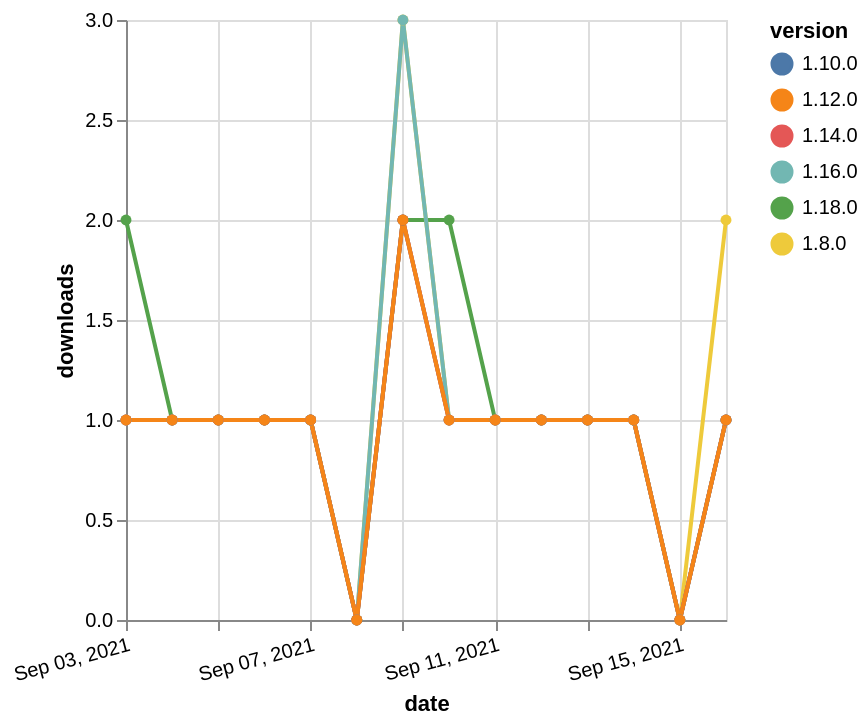

The specification (Vega-Lite) saved for this image:
### Vega-Lite specification from a JSON file in a GitHub repository (floating-point values rounded to 4 significant figures)
{"$schema": "https://vega.github.io/schema/vega-lite/v5.json", "description": "A simple bar chart with embedded data.", "data": {"values": [{"date": "2021-09-03", "total": 119, "delta": 2, "version": "1.18.0"}, {"date": "2021-09-04", "total": 120, "delta": 1, "version": "1.18.0"}, {"date": "2021-09-05", "total": 121, "delta": 1, "version": "1.18.0"}, {"date": "2021-09-06", "total": 122, "delta": 1, "version": "1.18.0"}, {"date": "2021-09-07", "total": 123, "delta": 1, "version": "1.18.0"}, {"date": "2021-09-08", "total": 123, "delta": 0, "version": "1.18.0"}, {"date": "2021-09-09", "total": 125, "delta": 2, "version": "1.18.0"}, {"date": "2021-09-10", "total": 127, "delta": 2, "version": "1.18.0"}, {"date": "2021-09-11", "total": 128, "delta": 1, "version": "1.18.0"}, {"date": "2021-09-12", "total": 129, "delta": 1, "version": "1.18.0"}, {"date": "2021-09-13", "total": 130, "delta": 1, "version": "1.18.0"}, {"date": "2021-09-14", "total": 131, "delta": 1, "version": "1.18.0"}, {"date": "2021-09-15", "total": 131, "delta": 0, "version": "1.18.0"}, {"date": "2021-09-16", "total": 132, "delta": 1, "version": "1.18.0"}, {"date": "2021-09-03", "total": 246, "delta": 1, "version": "1.8.0"}, {"date": "2021-09-04", "total": 247, "delta": 1, "version": "1.8.0"}, {"date": "2021-09-05", "total": 248, "delta": 1, "version": "1.8.0"}, {"date": "2021-09-06", "total": 249, "delta": 1, "version": "1.8.0"}, {"date": "2021-09-07", "total": 250, "delta": 1, "version": "1.8.0"}, {"date": "2021-09-08", "total": 250, "delta": 0, "version": "1.8.0"}, {"date": "2021-09-09", "total": 253, "delta": 3, "version": "1.8.0"}, {"date": "2021-09-10", "total": 254, "delta": 1, "version": "1.8.0"}, {"date": "2021-09-11", "total": 255, "delta": 1, "version": "1.8.0"}, {"date": "2021-09-12", "total": 256, "delta": 1, "version": "1.8.0"}, {"date": "2021-09-13", "total": 257, "delta": 1, "version": "1.8.0"}, {"date": "2021-09-14", "total": 258, "delta": 1, "version": "1.8.0"}, {"date": "2021-09-15", "total": 258, "delta": 0, "version": "1.8.0"}, {"date": "2021-09-16", "total": 260, "delta": 2, "version": "1.8.0"}, {"date": "2021-09-03", "total": 201, "delta": 1, "version": "1.10.0"}, {"date": "2021-09-04", "total": 202, "delta": 1, "version": "1.10.0"}, {"date": "2021-09-05", "total": 203, "delta": 1, "version": "1.10.0"}, {"date": "2021-09-06", "total": 204, "delta": 1, "version": "1.10.0"}, {"date": "2021-09-07", "total": 205, "delta": 1, "version": "1.10.0"}, {"date": "2021-09-08", "total": 205, "delta": 0, "version": "1.10.0"}, {"date": "2021-09-09", "total": 207, "delta": 2, "version": "1.10.0"}, {"date": "2021-09-10", "total": 208, "delta": 1, "version": "1.10.0"}, {"date": "2021-09-11", "total": 209, "delta": 1, "version": "1.10.0"}, {"date": "2021-09-12", "total": 210, "delta": 1, "version": "1.10.0"}, {"date": "2021-09-13", "total": 211, "delta": 1, "version": "1.10.0"}, {"date": "2021-09-14", "total": 212, "delta": 1, "version": "1.10.0"}, {"date": "2021-09-15", "total": 212, "delta": 0, "version": "1.10.0"}, {"date": "2021-09-16", "total": 213, "delta": 1, "version": "1.10.0"}, {"date": "2021-09-03", "total": 184, "delta": 1, "version": "1.16.0"}, {"date": "2021-09-04", "total": 185, "delta": 1, "version": "1.16.0"}, {"date": "2021-09-05", "total": 186, "delta": 1, "version": "1.16.0"}, {"date": "2021-09-06", "total": 187, "delta": 1, "version": "1.16.0"}, {"date": "2021-09-07", "total": 188, "delta": 1, "version": "1.16.0"}, {"date": "2021-09-08", "total": 188, "delta": 0, "version": "1.16.0"}, {"date": "2021-09-09", "total": 191, "delta": 3, "version": "1.16.0"}, {"date": "2021-09-10", "total": 192, "delta": 1, "version": "1.16.0"}, {"date": "2021-09-11", "total": 193, "delta": 1, "version": "1.16.0"}, {"date": "2021-09-12", "total": 194, "delta": 1, "version": "1.16.0"}, {"date": "2021-09-13", "total": 195, "delta": 1, "version": "1.16.0"}, {"date": "2021-09-14", "total": 196, "delta": 1, "version": "1.16.0"}, {"date": "2021-09-15", "total": 196, "delta": 0, "version": "1.16.0"}, {"date": "2021-09-16", "total": 197, "delta": 1, "version": "1.16.0"}, {"date": "2021-09-03", "total": 168, "delta": 1, "version": "1.14.0"}, {"date": "2021-09-04", "total": 169, "delta": 1, "version": "1.14.0"}, {"date": "2021-09-05", "total": 170, "delta": 1, "version": "1.14.0"}, {"date": "2021-09-06", "total": 171, "delta": 1, "version": "1.14.0"}, {"date": "2021-09-07", "total": 172, "delta": 1, "version": "1.14.0"}, {"date": "2021-09-08", "total": 172, "delta": 0, "version": "1.14.0"}, {"date": "2021-09-09", "total": 174, "delta": 2, "version": "1.14.0"}, {"date": "2021-09-10", "total": 175, "delta": 1, "version": "1.14.0"}, {"date": "2021-09-11", "total": 176, "delta": 1, "version": "1.14.0"}, {"date": "2021-09-12", "total": 177, "delta": 1, "version": "1.14.0"}, {"date": "2021-09-13", "total": 178, "delta": 1, "version": "1.14.0"}, {"date": "2021-09-14", "total": 179, "delta": 1, "version": "1.14.0"}, {"date": "2021-09-15", "total": 179, "delta": 0, "version": "1.14.0"}, {"date": "2021-09-16", "total": 180, "delta": 1, "version": "1.14.0"}, {"date": "2021-09-03", "total": 193, "delta": 1, "version": "1.12.0"}, {"date": "2021-09-04", "total": 194, "delta": 1, "version": "1.12.0"}, {"date": "2021-09-05", "total": 195, "delta": 1, "version": "1.12.0"}, {"date": "2021-09-06", "total": 196, "delta": 1, "version": "1.12.0"}, {"date": "2021-09-07", "total": 197, "delta": 1, "version": "1.12.0"}, {"date": "2021-09-08", "total": 197, "delta": 0, "version": "1.12.0"}, {"date": "2021-09-09", "total": 199, "delta": 2, "version": "1.12.0"}, {"date": "2021-09-10", "total": 200, "delta": 1, "version": "1.12.0"}, {"date": "2021-09-11", "total": 201, "delta": 1, "version": "1.12.0"}, {"date": "2021-09-12", "total": 202, "delta": 1, "version": "1.12.0"}, {"date": "2021-09-13", "total": 203, "delta": 1, "version": "1.12.0"}, {"date": "2021-09-14", "total": 204, "delta": 1, "version": "1.12.0"}, {"date": "2021-09-15", "total": 204, "delta": 0, "version": "1.12.0"}, {"date": "2021-09-16", "total": 205, "delta": 1, "version": "1.12.0"}]}, "width": "container", "mark": {"type": "line", "point": {"filled": true}}, "encoding": {"x": {"field": "date", "type": "temporal", "timeUnit": "yearmonthdate", "title": "date", "axis": {"labelAngle": -15}}, "y": {"field": "delta", "type": "quantitative", "title": "downloads"}, "color": {"field": "version", "type": "nominal"}, "tooltip": {"field": "delta"}}}
